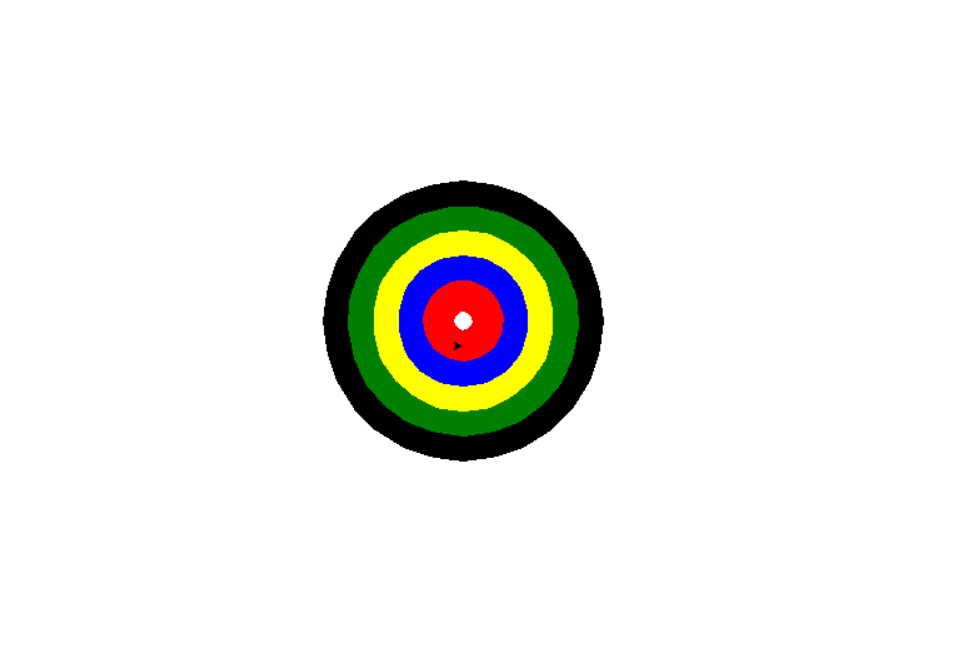

Generate this figure with Python:
import turtle
zizi=turtle.Turtle()
zizi.speed(0)
zizi.pensize(25)
zizi.pencolor('black')
zizi.penup()
zizi.right(90)
zizi.forward(50)
zizi.left(90)
zizi.pendown()
zizi.circle(100)
zizi.penup()
zizi.left(90)
zizi.forward(20)
zizi.right(90)
zizi.pendown()
zizi.pencolor('green')
zizi.circle(80)
zizi.penup()
zizi.left(90)
zizi.forward(20)
zizi.right(90)
zizi.pendown()
zizi.pencolor('yellow')
zizi.circle(60)
zizi.penup()
zizi.left(90)
zizi.forward(20)
zizi.right(90)
zizi.pendown()
zizi.pencolor('blue')
zizi.circle(40)
zizi.penup()
zizi.left(90)
zizi.forward(20)
zizi.right(90)
zizi.pendown()
zizi.pencolor('red')
zizi.circle(20)

input()
